Frame 1 (no input): blank canvas, image omitted
Frame 60 (no input): blank canvas, image omitted
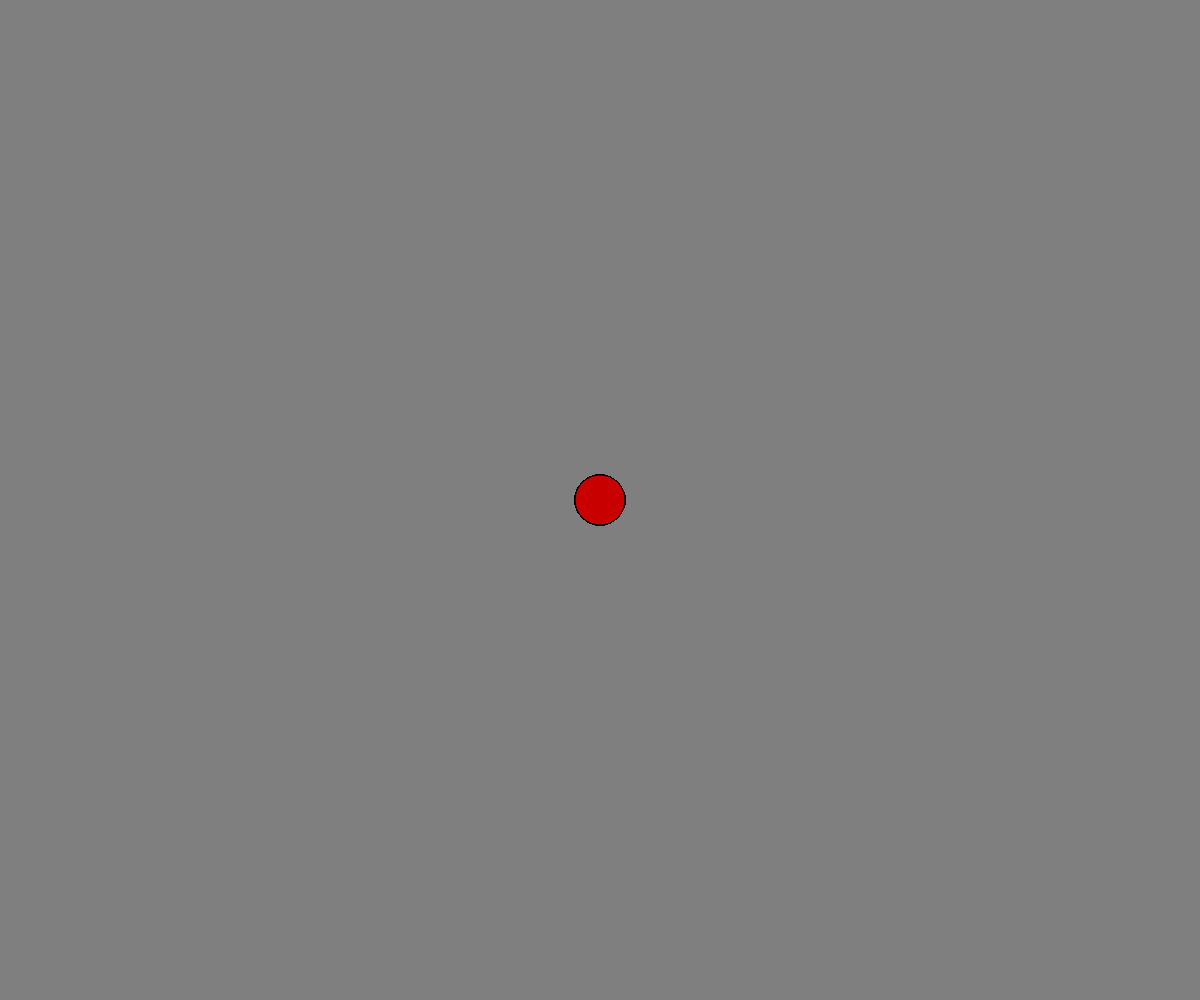
Frame 120 (the mouse pressed at the canvas centre since frame 60)

The p5.js sketch whose frames 1 and 60 were blank and that drew this single picture after the mouse press (run headless with seeded random() and noise() and a simulated clock; from frame 60 on, the mouse is pressed at the canvas centre):

// p5.js sketch
// ── sketch.js
// the setup function runs only once when the sketch loads. Put initialization
// code in here.
function setup() {
	// create a canvas to draw to. Here we make it the size of the entire browser
	// window.
	createCanvas(windowWidth, windowHeight) // parameters: width, height
	// set the background color
	background(127, 127, 127) // parameters: red, green, blue (values 0 - 255)
}

// the draw function runs once every frame. The framerate is 60fps by default,
// but that can be changed by calling the frameRate() function.
function draw() {

	// // comments are great for little notes to yourself, but they also
	// // serve another useful purpose: Enabling/disabling code snippets
	// // uncomment below to see how the sketch changes.
	// background(127, 127, 127)

	// // try the same with enabling/disabling the stroke
	// noStroke()

	// if the mouse is pressed
	if (mouseIsPressed) {
		// set the color to a red
		fill(200, 0, 0)
		// and draw a circle
		ellipse(mouseX, mouseY, 50, 50) // parameters: x, y, width, height
	}
}
